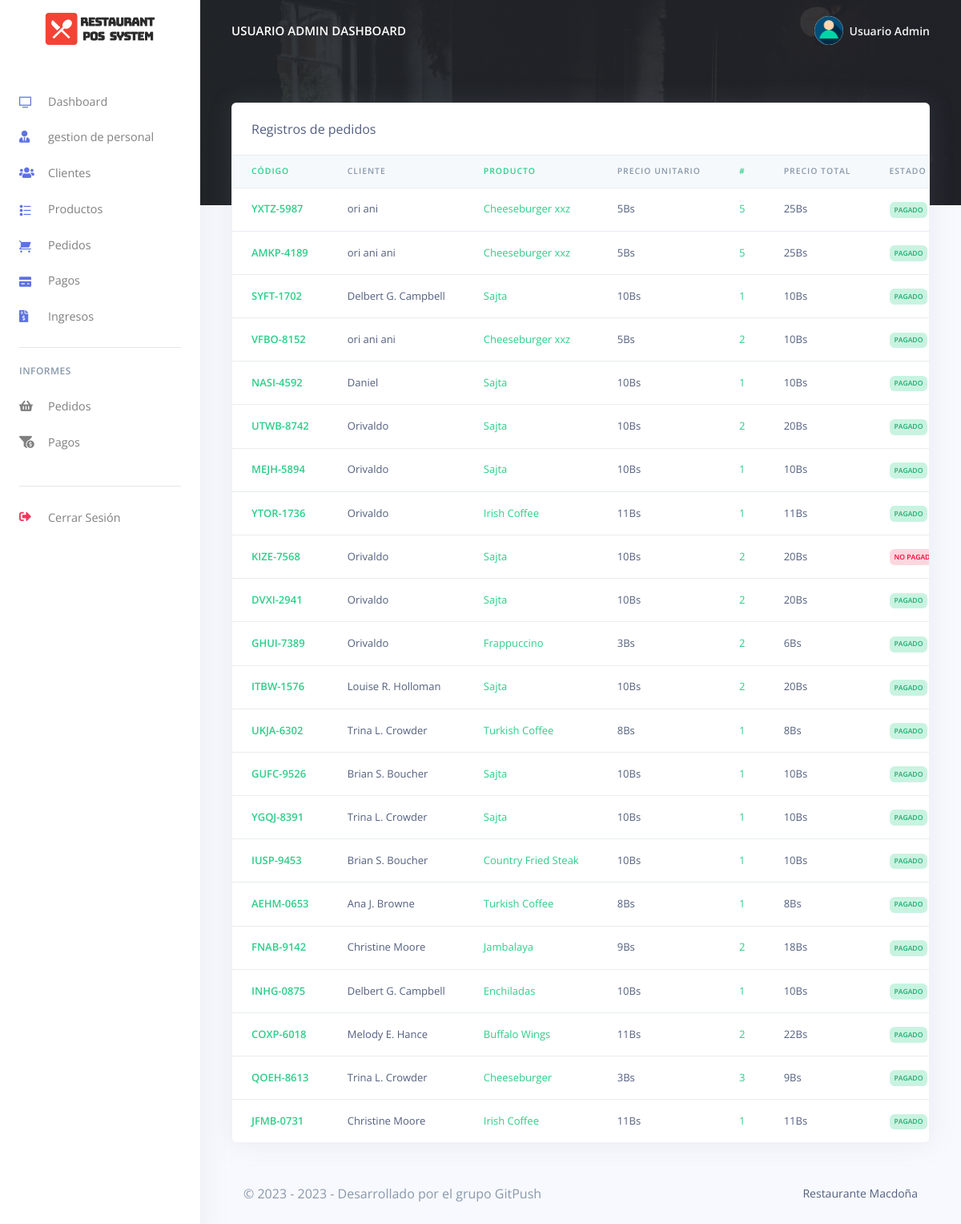
Before: /Restro/admin/orders_reports.php (signed in) with the older database file.
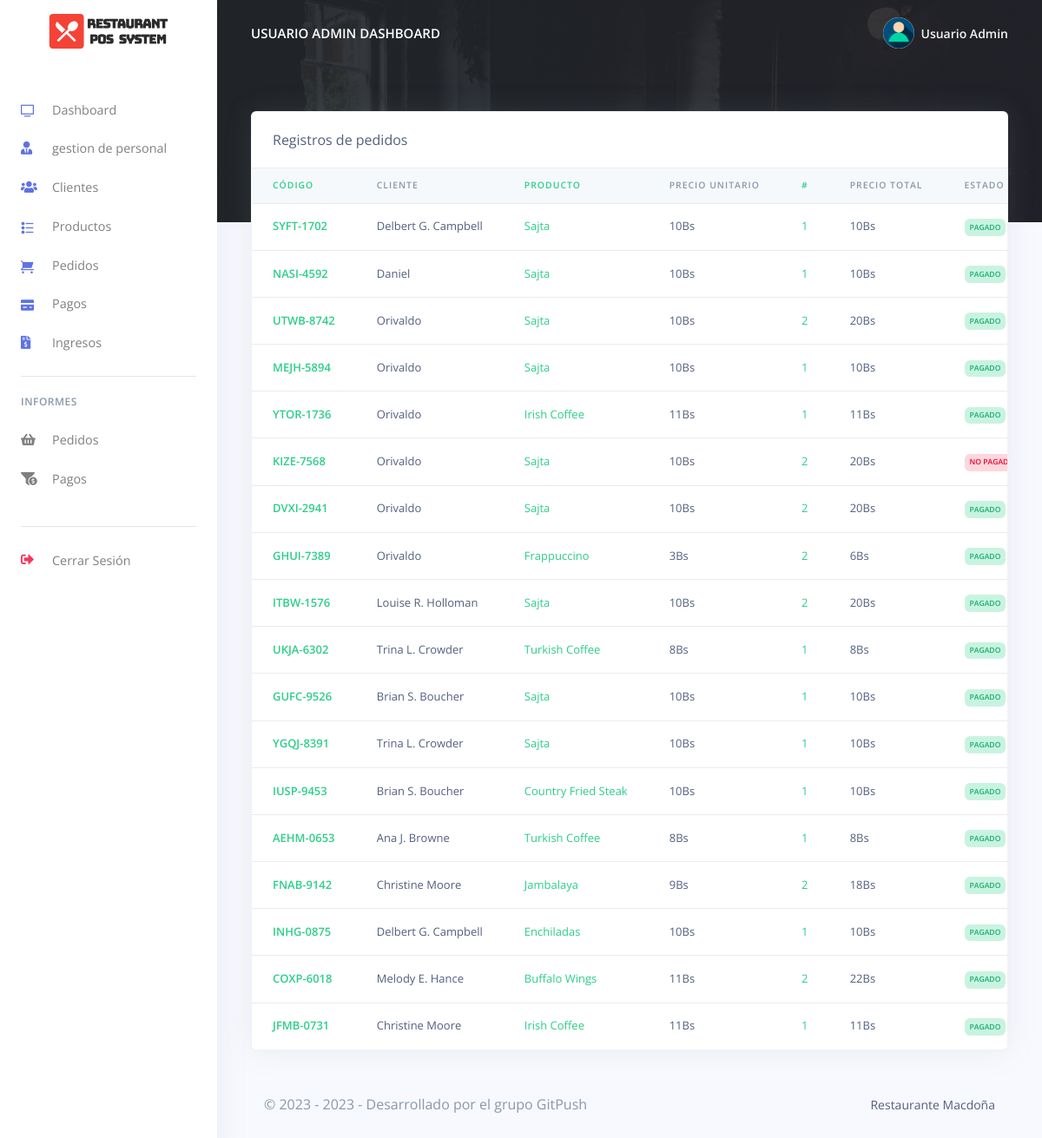
After: the same page with the newer database file.
### tables this page shows
CREATE TABLE `rpos_admin` (
  `admin_id` varchar(200) NOT NULL,
  `admin_name` varchar(200) NOT NULL,
  `admin_email` varchar(200) NOT NULL,
  `admin_password` varchar(200) NOT NULL
);

CREATE TABLE `rpos_pedidos` (
  `pedido_id` varchar(200) NOT NULL,
  `pedido_code` varchar(200) NOT NULL,
  `cliente_id` varchar(200) NOT NULL,
  `cliente_nombre` varchar(200) NOT NULL,
  `prod_id` varchar(200) NOT NULL,
  `prod_nombre` varchar(200) NOT NULL,
  `prod_precio` varchar(200) NOT NULL,
  `prod_cant` varchar(200) NOT NULL,
  `pedido_status` varchar(200) NOT NULL,
  `created_at` timestamp(6) NOT NULL DEFAULT current_timestamp(6) ON UPDATE current_timestamp(6)
);

### Restro/admin/orders_reports.php (the view, shortened to what this page needs)
<?php
include('config/config.php');
require_once('partials/_head.php');
?>
<body>
    <?php
    require_once('partials/_sidebar.php');
    ?>
    <div class="main-content">
        <?php
        require_once('partials/_topnav.php');
        ?>
        <div class="container-fluid mt--8">
            <div class="row">
                <div class="col">
                    <div class="card shadow">
                        <div class="card-header border-0">
                        Registros de pedidos
                        </div>
                        <div class="table-responsive">
                            <table class="table align-items-center table-flush">
                                <thead class="thead-light">
                                    <tr>
                                        <th class="text-success" scope="col">CÓDIGO</th>
                                        <th scope="col">CLIENTE</th>
                                        <th class="text-success" scope="col">PRODUCTO</th>
                                        <th scope="col">PRECIO UNITARIO</th>
                                        <th class="text-success" scope="col">#</th>
                                        <th scope="col">PRECIO TOTAL</th>
                                        <th scop="col">ESTADO</th>
                                    </tr>
                                </thead>
                                <tbody>
                                    <?php
                                    $ret = "SELECT * FROM  rpos_pedidos ORDER BY `created_at` DESC  ";
                                    $stmt = $mysqli->prepare($ret);
                                    $stmt->execute();
                                    $res = $stmt->get_result();
                                    while ($order = $res->fetch_object()) {
                                        $total = ($order->prod_precio * $order->prod_cant);
                                    ?>
                                        <tr>
                                            <th class="text-success" scope="row"><?php echo $order->pedido_code; ?></th>
                                            <td><?php echo $order->cliente_nombre; ?></td>
                                            <td class="text-success"><?php echo $order->prod_nombre; ?></td>
                                            <td><?php echo $order->prod_precio; ?>Bs</td>
                                            <td class="text-success"><?php echo $order->prod_cant; ?></td>
                                            <td><?php echo $total; ?>Bs</td>
                                            <td><?php if ($order->pedido_status == '') {
                                                    echo "<span class='badge badge-danger'>No pagado</span>";
                                                } else {
                                                    echo "<span class='badge badge-success'>$order->pedido_status</span>";
                                                } ?></td>
                                        </tr>
                                    <?php } ?>
                                </tbody>
                            </table>
                        </div>
                    </div>
                </div>
            </div>
            <?php
            require_once('partials/_footer.php');
            ?>
        </div>
    </div>
</body>
</html>

### Restro/admin/partials/_head.php (shortened to what this page needs)
<!DOCTYPE html>
<html>
<head>
    <link href="assets/vendor/nucleo/css/nucleo.css" rel="stylesheet">
    <link href="assets/vendor/@fortawesome/fontawesome-free/css/all.min.css" rel="stylesheet">
    <link type="text/css" href="assets/css/argon.css?v=1.0.0" rel="stylesheet">
</head>

### Restro/admin/partials/_sidebar.php (shortened to what this page needs)
<?php
$admin_id = $_SESSION['admin_id'];
$ret = "SELECT * FROM  rpos_admin  WHERE admin_id = '$admin_id'";
$stmt = $mysqli->prepare($ret);
$stmt->execute();
$res = $stmt->get_result();
while ($admin = $res->fetch_object()) {
?>
  <nav class="navbar navbar-vertical fixed-left navbar-expand-md navbar-light bg-white" id="sidenav-main">
    <div class="container-fluid">
      <a class="navbar-brand pt-0" href="dashboard.php">
        <img src="assets/img/brand/repos.png" class="navbar-brand-img" alt="...">
      </a>
      <div class="collapse navbar-collapse" id="sidenav-collapse-main">
        <ul class="navbar-nav">
          <li class="nav-item">
            <a class="nav-link" href="dashboard.php">
              <i class="ni ni-tv-2 text-primary"></i> Dashboard
            </a>
          </li>
          <li class="nav-item">
            <a class="nav-link" href="hrm.php">
              <i class="fas fa-user-tie text-primary"></i> gestion de personal
            </a>
          </li>
          <li class="nav-item">
            <a class="nav-link" href="customes.php">
              <i class="fas fa-users text-primary"></i> Clientes
            </a>
          </li>
          <li class="nav-item">
            <a class="nav-link" href="products.php">
              <i class="ni ni-bullet-list-67 text-primary"></i>Productos
            </a>
          </li>
          <li class="nav-item">
            <a class="nav-link" href="orders.php">
              <i class="ni ni-cart text-primary"></i> Pedidos
            </a>
          </li>
          <li class="nav-item">
            <a class="nav-link" href="payments.php">
              <i class="ni ni-credit-card text-primary"></i> Pagos
            </a>
          </li>
          <li class="nav-item">
            <a class="nav-link" href="receipts.php">
              <i class="fas fa-file-invoice-dollar text-primary"></i> Ingresos
            </a>
          </li>
        </ul>
        <hr class="my-3">
        <h6 class="navbar-heading text-muted">Informes</h6>
        <ul class="navbar-nav mb-md-3">
          <li class="nav-item">
            <a class="nav-link" href="orders_reports.php">
              <i class="fas fa-shopping-basket"></i> Pedidos
            </a>
          </li>
          <li class="nav-item">
            <a class="nav-link" href="payments_reports.php">
              <i class="fas fa-funnel-dollar"></i> Pagos
            </a>
          </li>
        </ul>
        <hr class="my-3">
        <ul class="navbar-nav mb-md-3">
          <li class="nav-item">
            <a class="nav-link" href="logout.php">
              <i class="fas fa-sign-out-alt text-danger"></i> Cerrar Sesión
            </a>
          </li>
        </ul>
      </div>
    </div>
  </nav>
<?php } ?>

### Restro/admin/partials/_topnav.php (shortened to what this page needs)
<?php
$admin_id = $_SESSION['admin_id'];
$ret = "SELECT * FROM  rpos_admin  WHERE admin_id = '$admin_id'";
$stmt = $mysqli->prepare($ret);
$stmt->execute();
$res = $stmt->get_result();
while ($admin = $res->fetch_object()) {
?>
    <nav class="navbar navbar-top navbar-expand-md navbar-dark" id="navbar-main">
        <div class="container-fluid">
            <a class="h4 mb-0 text-white text-uppercase d-none d-lg-inline-block" href="dashboard.php"><?php echo $admin->admin_name; ?> Dashboard</a>
            <ul class="navbar-nav align-items-center d-none d-md-flex">
                <li class="nav-item dropdown">
                    <a class="nav-link pr-0" href="#" role="button" data-toggle="dropdown" aria-haspopup="true" aria-expanded="false">
                        <div class="media align-items-center">
                            <span class="avatar avatar-sm rounded-circle">
                                <img alt="Image placeholder" src="assets/img/theme/user-a-min.png">
                            </span>
                            <div class="media-body ml-2 d-none d-lg-block">
                                <span class="mb-0 text-sm  font-weight-bold"><?php echo $admin->admin_name; ?></span>
                            </div>
                        </div>
                    </a>
                </li>
            </ul>
        </div>
    </nav>
<?php } ?>

### Restro/admin/partials/_footer.php
<footer class="py-5">
  <div class="container">
    <div class="row align-items-center justify-content-xl-between">
      <div class="col-xl-6">
        <div class="copyright text-center text-xl-left text-muted">
          &copy; 2023 - <?php echo date('Y'); ?> - Desarrollado por el grupo GitPush
        </div>
      </div>
      <div class="col-xl-6">
        <ul class="nav nav-footer justify-content-center justify-content-xl-end">
          <li class="nav-item">
            <a href="" class="nav-link" target="_blank">Restaurante Macdoña</a>
          </li>
        </ul>
      </div>
    </div>
  </div>
</footer>

Changed rows visible on the page:
removed rpos_pedidos: pedido_code "YXTZ-5987", cliente_nombre "ori ani", prod_nombre "Cheeseburger xxz", prod_precio "5", prod_cant "5", total "25", pedido_status "PAGADO"
removed rpos_pedidos: pedido_code "AMKP-4189", cliente_nombre "ori ani ani", prod_nombre "Cheeseburger xxz", prod_precio "5", prod_cant "5", total "25", pedido_status "PAGADO"
removed rpos_pedidos: pedido_code "VFBO-8152", cliente_nombre "ori ani ani", prod_nombre "Cheeseburger xxz", prod_precio "5", prod_cant "2", total "10", pedido_status "PAGADO"
removed rpos_pedidos: pedido_code "QOEH-8613", cliente_nombre "Trina L. Crowder", prod_nombre "Cheeseburger", prod_precio "3", prod_cant "3", total "9", pedido_status "PAGADO"
